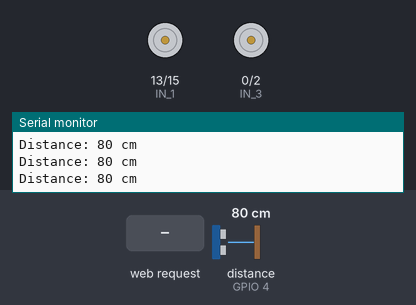
The sketch below on a simulated ESP8266 (NodeMCU). Parts: motor-driver pin pairs drawn as motors (green arrow = first pin HIGH = forward, orange = second pin HIGH = backward, longer = more drive, scaled by the enable pin), the last lines printed to the serial monitor. Wiring (inferred from the names in the program): ultrasonic range finder: trigger GPIO 5; echo GPIO 4. The test bench sets the inputs (shaded band); at power-on: distance to the obstacle (sensor on GPIO 4) 80 cm. The echo pulse lasts 58.3 µs per cm; random numbers use the default seed unless the sketch sets one.

Above: at 1.2 s.
1.3 s: HTTP request GET /move?dir=F received
At 1.7 s:
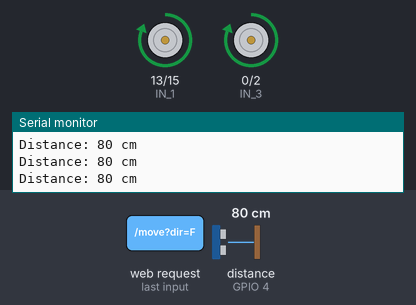
2.8 s: HTTP request GET /move?dir=B received
At 4.0 s:
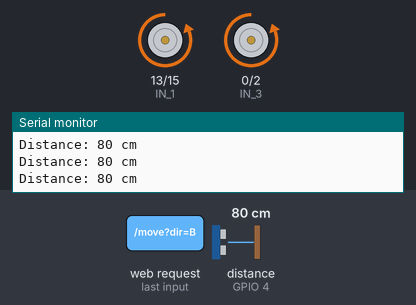
4.3 s: HTTP request GET /move?dir=1 received
At 5.2 s:
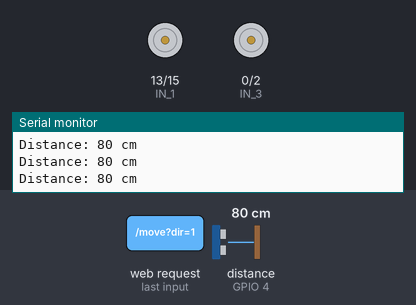
Timing chart, 0 to 7.3 s (numbered marks = the images above; inputs shaded):
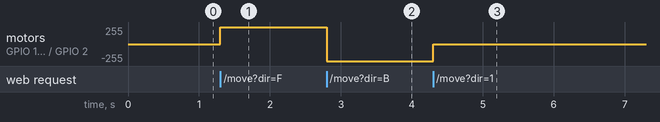

Measured:
- after the input at 1.3 s, motor on GPIO 13 (IN_1) / GPIO 15 (IN_2), motor on GPIO 0 (IN_3) / GPIO 2 (IN_4): stopped → forward 255/255 at once
- after the input at 2.8 s, motor on GPIO 13 (IN_1) / GPIO 15 (IN_2), motor on GPIO 0 (IN_3) / GPIO 2 (IN_4): forward 255/255 → backward 255/255 at once
- after the input at 4.3 s, motor on GPIO 13 (IN_1) / GPIO 15 (IN_2), motor on GPIO 0 (IN_3) / GPIO 2 (IN_4): backward 255/255 → stopped at once

The sketch:

smart_car.ino
```cpp
#define ENA 14  // Right motor speed (GPIO14/D5)
#define ENB 12  // Left motor speed  (GPIO12/D6)
#define IN_1 13 // Right motor direction 1 (GPIO13/D7)
#define IN_2 15 // Right motor direction 2 (GPIO15/D8)
#define IN_3 0  // Left motor direction 1 (GPIO0/D3)
#define IN_4 2  // Left motor direction 2 (GPIO2/D4)

// Ultrasonic pins
#define TRIG_PIN 5  // D1 (GPIO5)
#define ECHO_PIN 4  // D2 (GPIO4)

#include <ESP8266WiFi.h>
#include <ESP8266WebServer.h>

const char* ssid = "NodeMCU Car";
ESP8266WebServer server(80);

int speedFull = 500;  // PWM speed (400–1023)

String command = "";
bool smartMode = false;      // <-- NEW smart mode flag
unsigned long lastMeasureTime = 0;
long distanceCm = 999;
const int obstacleThreshold = 20;  // cm

void setup() {
  Serial.begin(115200);

  pinMode(ENA, OUTPUT);
  pinMode(ENB, OUTPUT);
  pinMode(IN_1, OUTPUT);
  pinMode(IN_2, OUTPUT);
  pinMode(IN_3, OUTPUT);
  pinMode(IN_4, OUTPUT);
  pinMode(TRIG_PIN, OUTPUT);
  pinMode(ECHO_PIN, INPUT);

  WiFi.mode(WIFI_AP);
  WiFi.softAP(ssid);

  Serial.print("Car Control Ready — IP: ");
  Serial.println(WiFi.softAPIP());

  server.on("/", HTTP_handleRoot);
  server.on("/move", handleCommand);
  server.on("/distance", handleDistance);
  server.on("/smart", handleSmartMode);   // <-- new endpoint

  server.begin();
}

void loop() {
  server.handleClient();

  unsigned long currentMillis = millis();
  if (currentMillis - lastMeasureTime > 100) {
    distanceCm = measureDistance();
    lastMeasureTime = currentMillis;

    if (smartMode) {
      smartDrive();
    } else if (distanceCm > 0 && distanceCm < obstacleThreshold && command == "F") {
      Serial.println("Obstacle detected — stopping forward movement");
      stopCar();
      command = "S";
    }
  }
}

// ===== Ultrasonic Function =====
long measureDistance() {
  digitalWrite(TRIG_PIN, LOW);
  delayMicroseconds(2);
  digitalWrite(TRIG_PIN, HIGH);
  delayMicroseconds(10);
  digitalWrite(TRIG_PIN, LOW);
  long duration = pulseIn(ECHO_PIN, HIGH, 30000);
  if (duration == 0) return -1;
  long cm = duration / 58;
  Serial.print("Distance: ");
  Serial.print(cm);
  Serial.println(" cm");
  return cm;
}

// ===== Motor Control =====
void moveForward() {
  digitalWrite(IN_1, HIGH);
  digitalWrite(IN_2, LOW);
  analogWrite(ENA, speedFull);
  digitalWrite(IN_3, HIGH);
  digitalWrite(IN_4, LOW);
  analogWrite(ENB, speedFull);
}

void moveBackward() {
  digitalWrite(IN_1, LOW);
  digitalWrite(IN_2, HIGH);
  analogWrite(ENA, speedFull);
  digitalWrite(IN_3, LOW);
  digitalWrite(IN_4, HIGH);
  analogWrite(ENB, speedFull);
}

void turnLeft() {
  // Right wheel forward, left backward
  digitalWrite(IN_1, HIGH);
  digitalWrite(IN_2, LOW);
  analogWrite(ENA, speedFull);
  digitalWrite(IN_3, LOW);
  digitalWrite(IN_4, HIGH);
  analogWrite(ENB, speedFull);
}

void turnRight() {
  // Right wheel backward, left forward
  digitalWrite(IN_1, LOW);
  digitalWrite(IN_2, HIGH);
  analogWrite(ENA, speedFull);
  digitalWrite(IN_3, HIGH);
  digitalWrite(IN_4, LOW);
  analogWrite(ENB, speedFull);
}

void stopCar() {
  digitalWrite(IN_1, LOW);
  digitalWrite(IN_2, LOW);
  analogWrite(ENA, 0);
  digitalWrite(IN_3, LOW);
  digitalWrite(IN_4, LOW);
  analogWrite(ENB, 0);
}

// ===== Smart Mode Logic =====
void smartDrive() {
  static unsigned long lastAction = 0;
  static bool turning = false;

  if (distanceCm < obstacleThreshold && distanceCm > 0) {
    Serial.println("Obstacle detected — taking evasive action!");
    stopCar();
    delay(300);

    // Backup a bit
    moveBackward();
    delay(500);

    // Randomly turn left or right
    if (random(2) == 0) turnLeft(); else turnRight();
    delay(500);

    stopCar();
    delay(200);
  } else {
    moveForward();
  }
}

// ===== HTTP Handlers =====
void handleCommand() {
  if (server.hasArg("dir")) {
    String newCommand = server.arg("dir");
    if (smartMode) {
      server.send(200, "text/plain", "Smart mode active - manual control disabled");
      return;
    }

    Serial.print("Command received: ");
    Serial.println(newCommand);

    if (newCommand == "F" && distanceCm > 0 && distanceCm < obstacleThreshold) {
      stopCar();
      command = "S";
    } else {
      command = newCommand;
      if (command == "F") moveForward();
      else if (command == "B") moveBackward();
      else if (command == "L") turnLeft();
      else if (command == "R") turnRight();
      else stopCar();
    }
    server.sendHeader("Location", "/");
    server.send(303);
  } else {
    server.send(400, "text/plain", "Missing 'dir' parameter");
  }
}

void handleDistance() {
  server.send(200, "application/json", "{\"distance_cm\": " + String(distanceCm) + "}");
}

void handleSmartMode() {
  if (server.hasArg("state")) {
    smartMode = (server.arg("state") == "on");
    stopCar();
    String msg = smartMode ? "Smart mode ON" : "Smart mode OFF";
    Serial.println(msg);
    server.send(200, "text/plain", msg);
  } else {
    server.send(400, "text/plain", "Missing 'state' parameter");
  }
}

// ===== Web Interface =====
void HTTP_handleRoot() {
  String html = R"rawliteral(
<!DOCTYPE html>
<html>
<head>
  <title>NodeMCU Smart Car</title>
  <meta name="viewport" content="width=device-width, initial-scale=1">
  <style>
    body { font-family: Arial; background: #111; color: #0ff; text-align: center; }
    button {
      width: 80px; height: 80px; font-size: 36px; font-weight: bold;
      color: #0ff; background: #003344; border: none; border-radius: 15px;
      box-shadow: 0 0 15px #0ff;
    }
    button:active { background: #0ff; color: #000; box-shadow: 0 0 30px #0ff; }
    #smartBtn { width: 180px; height: 50px; margin-top: 15px; font-size: 20px; }
    #distanceDisplay { margin-top: 20px; font-size: 24px; }
  </style>
  <script>
    let smart = false;

    function sendCmd(cmd) {
      if (smart) return;
      fetch('/move?dir=' + cmd);
    }

    async function toggleSmart() {
      smart = !smart;
      const state = smart ? 'on' : 'off';
      await fetch('/smart?state=' + state);
      document.getElementById('smartBtn').textContent = smart ? 'Smart Mode: ON' : 'Smart Mode: OFF';
    }

    async function updateDistance() {
      try {
        const r = await fetch('/distance');
        const d = await r.json();
        const el = document.getElementById('distanceDisplay');
        if (d.distance_cm < 0) el.textContent = "Distance: Out of range";
        else el.textContent = "Distance: " + d.distance_cm + " cm";
      } catch(e){}
    }

    setInterval(updateDistance, 500);
  </script>
</head>
<body>
  <h2>NodeMCU Smart Car</h2>
  <div>
    <div></div>
    <button onmousedown="sendCmd('F')" onmouseup="sendCmd('S')" ontouchstart="sendCmd('F')" ontouchend="sendCmd('S')">▲</button>
    <div></div>
    <button onmousedown="sendCmd('L')" onmouseup="sendCmd('S')" ontouchstart="sendCmd('L')" ontouchend="sendCmd('S')">◀</button>
    <button onmousedown="sendCmd('S')" ontouchstart="sendCmd('S')">■</button>
    <button onmousedown="sendCmd('R')" onmouseup="sendCmd('S')" ontouchstart="sendCmd('R')" ontouchend="sendCmd('S')">▶</button>
    <div></div>
    <button onmousedown="sendCmd('B')" onmouseup="sendCmd('S')" ontouchstart="sendCmd('B')" ontouchend="sendCmd('S')">▼</button>
  </div>
  <button id="smartBtn" onclick="toggleSmart()">Smart Mode: OFF</button>
  <div id="distanceDisplay">Distance: -- cm</div>
</body>
</html>
  )rawliteral";

  server.send(200, "text/html", html);
}
```
